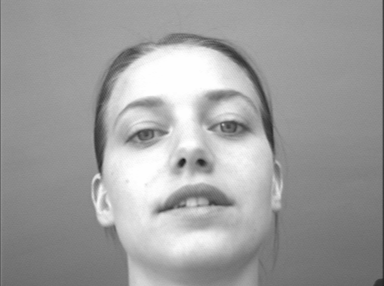
#> input picture face-database/BioID_0086.pgm, 384 x 286 px, given in place of BioID_0000.pgm, which was not available
$ python analyzer.py
#> lines starting #> are read from the running program, lines starting #| are printed output that depends on the picture; after the words box and inside, x2 and y2 are one past the last pixel; in counts of white or black regions, pixels touching at a corner belong together; pictures that were not available may be replaced by others from this repository, and a replacement may not be noted
import cv2
import numpy as np
import matplotlib.pyplot as plt

# Function to compute the integral image
# Function to compute the integral image
def compute_integral_image(image):
    return cv2.integral(image)

# Two-rectangle Haar feature (horizontal)
def haar_feature_two_horizontal(integral_img, x, y, width, height):
    left_sum = integral_img[y + height, x + width // 2] - integral_img[y, x + width // 2] \
               - integral_img[y + height, x] + integral_img[y, x]
    right_sum = integral_img[y + height, x + width] - integral_img[y, x + width] \
                - integral_img[y + height, x + width // 2] + integral_img[y, x + width // 2]
    return left_sum - right_sum

# Two-rectangle Haar feature (vertical)
def haar_feature_two_vertical(integral_img, x, y, width, height):
    top_sum = integral_img[y + height // 2, x + width] - integral_img[y, x + width] \
              - integral_img[y + height // 2, x] + integral_img[y, x]
    bottom_sum = integral_img[y + height, x + width] - integral_img[y + height // 2, x + width] \
                 - integral_img[y + height, x] + integral_img[y + height // 2, x]
    return top_sum - bottom_sum

# Three-rectangle Haar feature
def haar_feature_three_horizontal(integral_img, x, y, width, height):
    left_sum = integral_img[y + height, x + width // 3] - integral_img[y, x + width // 3] \
               - integral_img[y + height, x] + integral_img[y, x]
    middle_sum = integral_img[y + height, x + 2 * width // 3] - integral_img[y, x + 2 * width // 3] \
                 - integral_img[y + height, x + width // 3] + integral_img[y, x + width // 3]
    right_sum = integral_img[y + height, x + width] - integral_img[y, x + width] \
                - integral_img[y + height, x + 2 * width // 3] + integral_img[y, x + 2 * width // 3]
    return left_sum - 2 * middle_sum + right_sum

# Four-rectangle Haar feature
def haar_feature_four_rectangle(integral_img, x, y, width, height):
    top_left = integral_img[y + height // 2, x + width // 2] - integral_img[y, x + width // 2] \
               - integral_img[y + height // 2, x] + integral_img[y, x]
    top_right = integral_img[y + height // 2, x + width] - integral_img[y, x + width] \
                - integral_img[y + height // 2, x + width // 2] + integral_img[y, x + width // 2]
    bottom_left = integral_img[y + height, x + width // 2] - integral_img[y + height // 2, x + width // 2] \
                  - integral_img[y + height, x] + integral_img[y + height // 2, x]
    bottom_right = integral_img[y + height, x + width] - integral_img[y + height // 2, x + width] \
                   - integral_img[y + height, x + width // 2] + integral_img[y + height // 2, x + width // 2]

    return top_left + bottom_right - top_right - bottom_left

# Function for simple face detection using combined Haar features
def detect_faces(image, window_size, thresholds):
    integral_img = compute_integral_image(image)
    detected_faces = []

    # Sliding window approach
    for y in range(0, image.shape[0] - window_size[1], 4):  # Step size of 4 pixels
        for x in range(0, image.shape[1] - window_size[0], 4):  # Step size of 4 pixels
            # Extract multiple Haar features
            f1 = haar_feature_two_horizontal(integral_img, x, y, window_size[0], window_size[1])
            f2 = haar_feature_two_vertical(integral_img, x, y, window_size[0], window_size[1])
            f3 = haar_feature_three_horizontal(integral_img, x, y, window_size[0], window_size[1])
            f4 = haar_feature_four_rectangle(integral_img, x, y, window_size[0], window_size[1])

            # Combine features with a simple voting mechanism
            score = 0
            if f1 > thresholds[0]: score += 1
            if f2 > thresholds[1]: score += 1
            if f3 > thresholds[2]: score += 1
            if f4 > thresholds[3]: score += 1

            # If enough features vote for a face, mark it as detected
            if score >= 3:
                detected_faces.append((x, y, window_size[0], window_size[1]))

    return detected_faces

images = []

# Loop through image indices (adjust the range if needed)
for i in range(0, 1):  # Assuming the filenames start from 0000.pgm to 1521.pgm
    image_path = f'face-database/BioID_{i:04}.pgm'
    image = cv2.imread(image_path, cv2.IMREAD_GRAYSCALE)
#> image is the input picture: shape (286, 384); min 28, max 254, mean 158.4

    # Check if the image was loaded successfully
    if image is None:
        print(f"Warning: Could not load image at {image_path}")
    else:
        images.append(image)
        window_size = (100, 100)  # Size of the sliding window
        thresholds = [200000, 200000, 200000, 200000]  # Thresholds for each feature (adjust as needed)

        # Detect faces in the image
        faces = detect_faces(image, window_size, thresholds)
#> in compute_integral_image, `return cv2.integral(image)`:
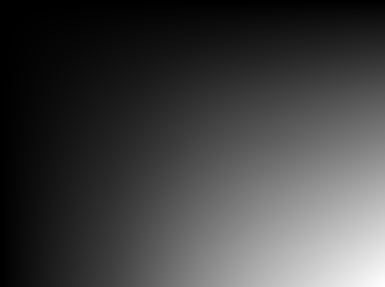
#> returned value: shape (287, 385) int32; min 0, max 17391435, mean 4519070; drawn with min black and max white
#> the loop in detect_faces, `for y in range(0, image.shape[0] - window_size[1], 4):` made 47 passes

        # Draw detected faces
        for (x, y, w, h) in faces:
            cv2.rectangle(image, (x, y), (x + w, y + h), (0, 255, 0), 2)
#> this loop made 0 passes

        # Display the result
        plt.imshow(image, cmap='gray')
        plt.title('Detected Faces')
        plt.axis('off')
        plt.show()


    # [20 lines of commented-out code are left out]


$ run again, on face-database/BioID_0214.pgm
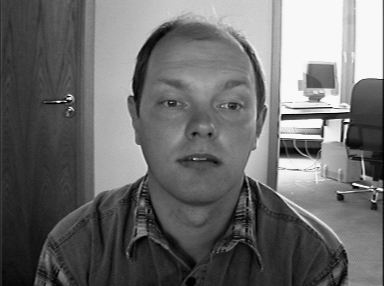
#> input picture face-database/BioID_0214.pgm, 384 x 286 px, given in place of BioID_0000.pgm, which was not available
#> image is the input picture: shape (286, 384); min 1, max 250, mean 107.6
#> in compute_integral_image, `return cv2.integral(image)`:
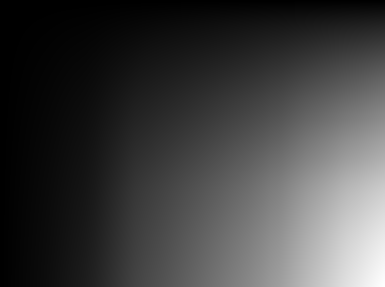
#> returned value: shape (287, 385) int32; min 0, max 11816599, mean 2977400.3; drawn with min black and max white
#> the loop in detect_faces, `for y in range(0, image.shape[0] - window_size[1], 4):` made 47 passes

$ run again, on face-database/BioID_0218.pgm
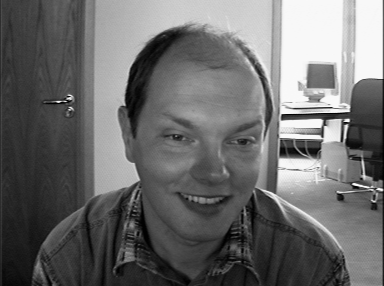
#> input picture face-database/BioID_0218.pgm, 384 x 286 px, given in place of BioID_0000.pgm, which was not available
#> image is the input picture: shape (286, 384); min 1, max 250, mean 107.2
#> in compute_integral_image, `return cv2.integral(image)`:
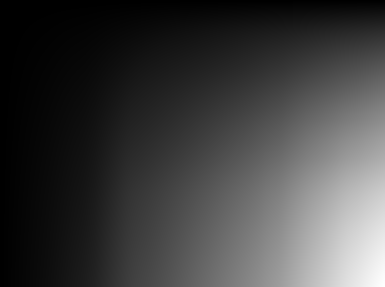
#> returned value: shape (287, 385) int32; min 0, max 11771703, mean 2937917.7; drawn with min black and max white
#> the loop in detect_faces, `for y in range(0, image.shape[0] - window_size[1], 4):` made 47 passes

$ run again, on face-database/BioID_0311.pgm
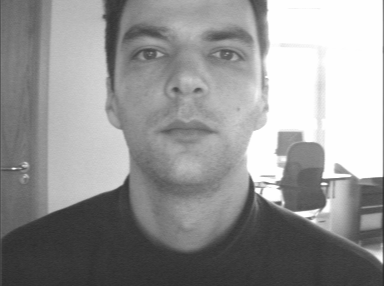
#> input picture face-database/BioID_0311.pgm, 384 x 286 px, given in place of BioID_0000.pgm, which was not available
#> image is the input picture: shape (286, 384); min 44, max 254, mean 148.2
#> in compute_integral_image, `return cv2.integral(image)`:
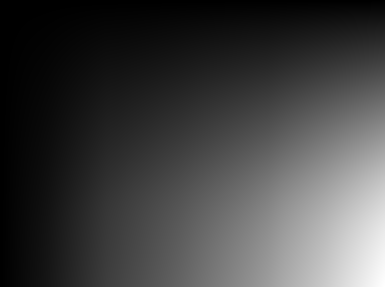
#> returned value: shape (287, 385) int32; min 0, max 16271177, mean 4183366.5; drawn with min black and max white
#> the loop in detect_faces, `for y in range(0, image.shape[0] - window_size[1], 4):` made 47 passes
#> the loop `for (x, y, w, h) in faces:` made 9 passes
#> (x, y) on passes 1 to 8: (240, 140), (240, 144), (244, 144), (240, 148), (244, 148), (248, 148), (244, 152), (248, 152)
#> after the loop `for (x, y, w, h) in faces:`:
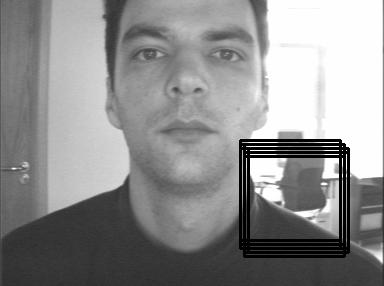
#> image: shape (286, 384); 4.37% of pixels changed, all inside (x1, y1, x2, y2) = (239, 139, 350, 258)
